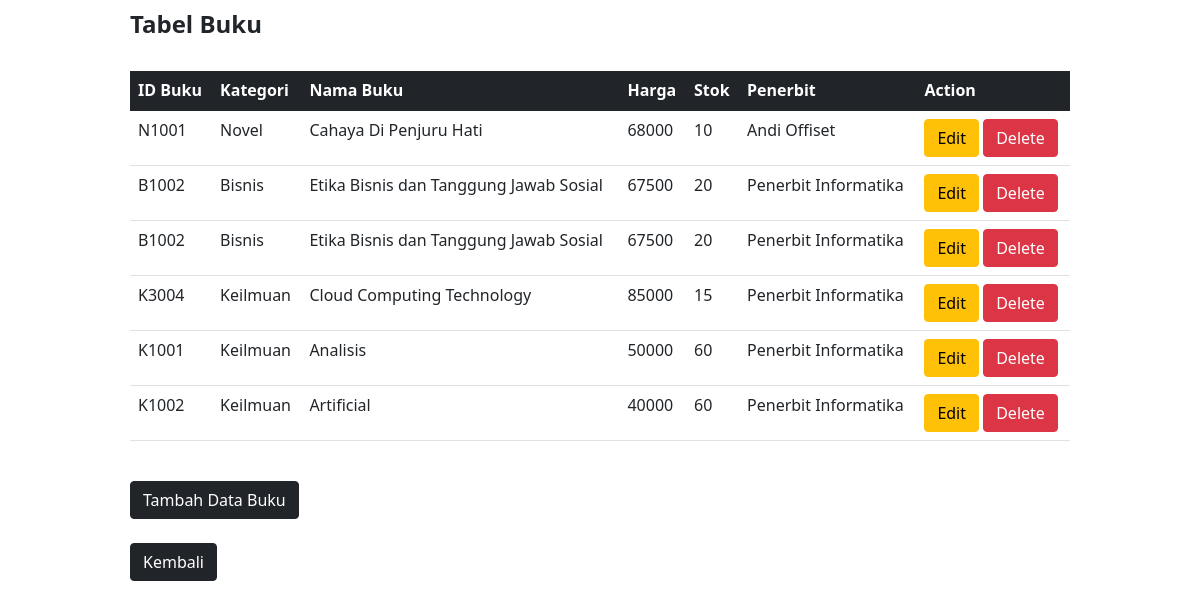
The app's page /index_buku.php with its own data.
### tables this page shows
CREATE TABLE `buku` (
  `id` int(11) NOT NULL,
  `id_buku` varchar(20) NOT NULL,
  `kategori` varchar(50) NOT NULL,
  `nama_buku` varchar(200) NOT NULL,
  `harga` int(20) NOT NULL,
  `stok` int(10) NOT NULL,
  `penerbit` varchar(100) NOT NULL
);

### index_buku.php (the view, shortened to what this page needs)
<?php
include_once("config.php");
$result = mysqli_query($mysqli, "SELECT * FROM buku ORDER BY id DESC");
?>
<html>
<head>
    <link href="https://cdn.jsdelivr.net/npm/bootstrap@5.1.3/dist/css/bootstrap.min.css" rel="stylesheet">
</head>
<body>
    <div class="center">
        <h4><b>Tabel Buku</b></h4>
        <br />
        <table class="table table-hover">
            <thead class="table-dark">
                <tr>
                    <th>ID Buku</th>
                    <th>Kategori</th>
                    <th>Nama Buku</th>
                    <th>Harga</th>
                    <th>Stok</th>
                    <th>Penerbit</th>
                    <th>Action</th>
                </tr>
            </thead>
            <tbody>
                <?php
                while ($data_buku = mysqli_fetch_array($result)) {
                    echo "<tr>";
                    echo "<td>" . $data_buku['id_buku'] . "</td>";
                    echo "<td>" . $data_buku['kategori'] . "</td>";
                    echo "<td>" . $data_buku['nama_buku'] . "</td>";
                    echo "<td>" . $data_buku['harga'] . "</td>";
                    echo "<td>" . $data_buku['stok'] . "</td>";
                    echo "<td>" . $data_buku['penerbit'] . "</td>";
                    echo "<td>
                            <a href='edit_buku.php?id=$data_buku[id]' class='btn btn-warning'>Edit</a>
                            <a href='delete_buku.php?id=$data_buku[id]' class='btn btn-danger'>Delete</a>
                          </td>";
                    echo "</tr>";
                }
                ?>
            </tbody>
        </table>
        <br />
        <a href="add_buku.php" class="btn btn-dark">Tambah Data Buku</a><br /><br />
        <a href="index.php" class="btn btn-dark">Kembali</a>
    </div>
</body>
</html>

### index_buku.php (style rules this page uses)
.center { margin: auto; width: 80%; padding: 10px; }

### records on screen
buku: id_buku "N1001", kategori "Novel", nama_buku "Cahaya Di Penjuru Hati", harga "68000", stok "10", penerbit "Andi Offiset"
buku: id_buku "B1002", kategori "Bisnis", nama_buku "Etika Bisnis dan Tanggung Jawab Sosial", harga "67500", stok "20", penerbit "Penerbit Informatika"
buku: id_buku "B1002", kategori "Bisnis", nama_buku "Etika Bisnis dan Tanggung Jawab Sosial", harga "67500", stok "20", penerbit "Penerbit Informatika"
buku: id_buku "K3004", kategori "Keilmuan", nama_buku "Cloud Computing Technology", harga "85000", stok "15", penerbit "Penerbit Informatika"
buku: id_buku "K1001", kategori "Keilmuan", nama_buku "Analisis", harga "50000", stok "60", penerbit "Penerbit Informatika"
buku: id_buku "K1002", kategori "Keilmuan", nama_buku "Artificial", harga "40000", stok "60", penerbit "Penerbit Informatika"
